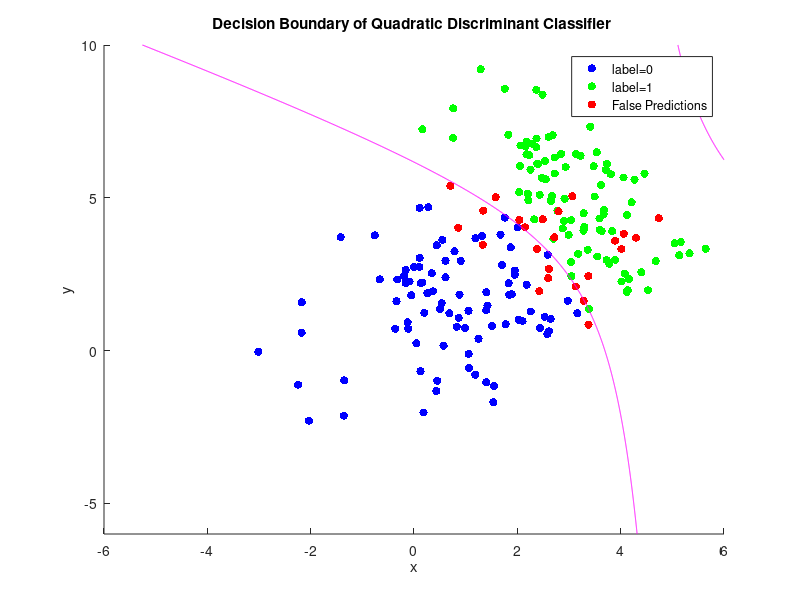
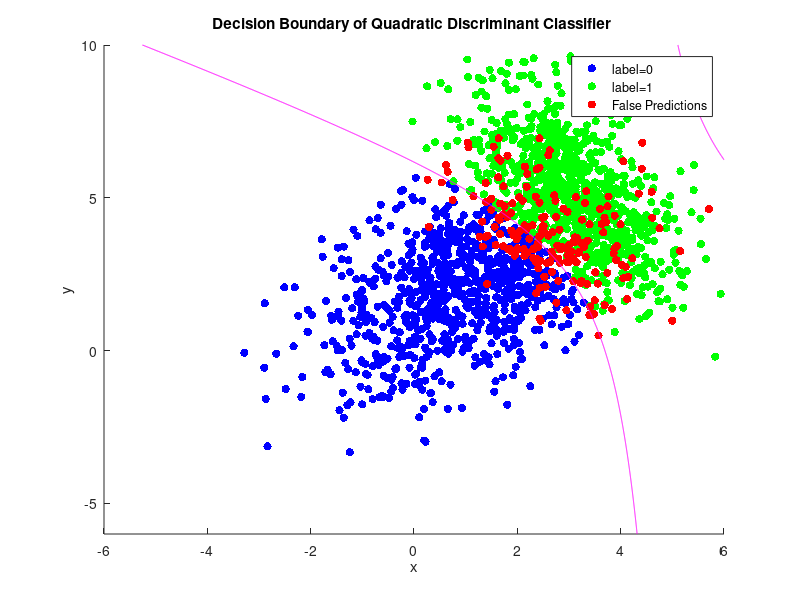

MATLAB code to generate these figures, in order:
% BLG527E, HW2, Q3, Quadratic Discriminant Analysis for normal data
% Akif Aydogmus, ID: 702121013
% run on Ubuntu 14.04.5 LTS, GNU Octave, version 3.8.1


function ret = hw2q3qda()

display('')
display('#####  Quadratic Discriminant Analysis  #####')
display('#####  Hw2-Q3 #####')


X_L0_data = importdata ("normalC0.txt");  % read input data
X_L1_data= importdata ("normalC1.txt");  % read input data

size(X_L0_data)
size(X_L1_data)

falsePrediction_Sum = 0 ; 
falsePrediction_Sum2 = 0 ; 


% >> Dividing data according to the their labels
% Label=0 variables : X_L0(feature values), mu_L0(mean), sigma_L0(covariance matrix)
% Label=1 variables : X_L1(feature values), mu_L1(mean), sigma_L1(covariance matrix)

% --------------------------------
for  i = 1:10
% >> Seperating to folds
  Xv_L0 = X_L0_data( (i-1)*100+1:i*100, :);
  Xt_L0 = X_L0_data;
  Xt_L0( (i-1)*100+1:i*100, :) = [];

  Xv_L1 = X_L1_data( (i-1)*100+1:i*100, :);
  Xt_L1 = X_L1_data;
  Xt_L1( (i-1)*100+1:i*100, :) = [];

  display( ' ========= ') 
  display( ' round: ' ) 
  i

% >> Training data is used for training and validation
  display( ' -- Training data results: ') ;
  false_prediction = qda_main(Xt_L0, Xt_L1, Xt_L0, Xt_L1, 0 );
  falsePrediction_Sum = falsePrediction_Sum + false_prediction ; 


% >> Training data is used for training and validation data is used for validation
   display( ' -- Validation data results: ') ;
  false_prediction2 = qda_main(Xt_L0, Xt_L1, Xv_L0, Xv_L1, 0 );
  falsePrediction_Sum2 = falsePrediction_Sum2 + false_prediction2 ; 

end % end of for
% --------------------------------


display('================== RESULTS =====================');
% Sum of the false predictions and calcuate all error rate for Traning Data
disp(['>> TRANING Data Classification Results:  ' ]);
disp(['False Predictions : ' num2str(falsePrediction_Sum)]);
Error_rate = (falsePrediction_Sum)*100 / ( 20*size(Xt_L0, 1) ) ; 
disp(['Classification Error : %' num2str(Error_rate)]);

display('------------------------------------------------');

% Sum of the false predictions and calcuate all error rate for Validation Data
disp(['>> VALIDATION Data Classification Results:  ' ]);
disp(['Total False Predictions: ' num2str(falsePrediction_Sum2)]);
Error_rate = (falsePrediction_Sum2)*100 / ( 20*size(Xv_L0, 1) ) ; 
disp(['Classification Error : %' num2str(Error_rate)]);
display('================================================');

% -----------------------------------------
% Sample Plotting of Decision Boundary
i = 1; 
 Xv_L0 = X_L0_data( (i-1)*100+1:i*100, :);
 Xt_L0 = X_L0_data;
 Xt_L0( (i-1)*100+1:i*100, :) = [];

 Xv_L1 = X_L1_data( (i-1)*100+1:i*100, :);
 Xt_L1 = X_L1_data;
 Xt_L1( (i-1)*100+1:i*100, :) = [];

display('=== Results for plotting of Validation data decision boundary:');
 qda_main(Xt_L0, Xt_L1, Xv_L0, Xv_L1, 1 );  % plot with validation data 
display('=== Results for plotting of Training data decision boundary:');
 qda_main(Xt_L0, Xt_L1, Xt_L0, Xt_L1, 1 ); % plot with training data 
% -----------------------------------------


end % end of hw2qda



%#######################################################################################
% Definitions: Xt_L0: Train data of Label 0,  Xt_L1: Train data of Label 1
%              Xv_L0: Validation data of Label 0,  Xv_L1: Validation data of Label 1
% If plotting of decision boundary is desired, last argument of lda_main function should be 1

function false_pred = qda_main(Xt_L0, Xt_L1, Xv_L0, Xv_L1, plotSelection )

  falsePrediction_L1_Sum = 0;
  falsePrediction_L0_Sum = 0;
  Xv_data = [ Xv_L0 , Xv_L1 ];

  mu_L0=mean(Xt_L0);
  mu_L1=mean(Xt_L1);
  p_Y = 0.5 ; % label counts are equal

% >> Computing Covariance Matrices
  sigma_L0=(Xt_L0-ones(size(Xt_L0,1),1)*mu_L0)'*(Xt_L0-ones(size(Xt_L0,1),1)*mu_L0)/size(Xt_L0,1);
  sigma_L1=(Xt_L1-ones(size(Xt_L1,1),1)*mu_L1)'*(Xt_L1-ones(size(Xt_L1,1),1)*mu_L1)/size(Xt_L1,1);

% >> Finding of the A, b, w parameters 
  A=( inv(sigma_L0)-inv(sigma_L1) ) / 2;
  b=(mu_L0*inv(sigma_L0)*mu_L0' - mu_L1*inv(sigma_L1)*mu_L1')/2 +log(sqrt(det(sigma_L0)/det(sigma_L1))) + log(p_Y/(1-p_Y)) ;
  w=( inv(sigma_L1)*mu_L1' - inv(sigma_L0 )*mu_L0');

% >> Classification Errors
  prediction_label = 1./(1+exp(-qda_func(A,Xv_data(:,1),Xv_data(:,2)) - w(1)*Xv_data(:,1)-w(2)*Xv_data(:,2)-b));

  prediction_L0 = 1./(1+exp(- qda_func(A,Xv_L0(:,1),Xv_L0(:,2)) - w(1)*Xv_L0(:,1)-w(2)*Xv_L0(:,2)-b));
  prediction_L1 = 1./(1+exp(- qda_func(A,Xv_L1(:,1),Xv_L1(:,2)) - w(1)*Xv_L1(:,1)-w(2)*Xv_L1(:,2)-b));

  falsePrediction_L1 =  sum(prediction_L1 <  p_Y );
  falsePrediction_L0 =  sum(prediction_L0 >= p_Y );
  false_pred = falsePrediction_L0 + falsePrediction_L1 ;

disp(['False Prediction of Label-0 : ' num2str(falsePrediction_L0) ' (over ' num2str(size(Xv_L0,1)) ' Label-0 data)'  ]);
disp(['False Prediction of Label-1 : ' num2str(falsePrediction_L1) ' (over ' num2str(size(Xv_L1,1)) ' Label-1 data)' ]);

  % --- Plotting datas and decision boundary, plotting depends on selection ---
  if(plotSelection == 1)
	% Firstly creating data for contour, then calculate values via quadratic discriminant

	x_sample = [-6:.01:6];
	y_sample= [-6:.01:10];
	[x_mg ,y_mg] = meshgrid(x_sample, y_sample);

	q_qda = qda_func(A, x_mg, y_mg);
	quad_disc_val = 1./(1+exp(-q_qda-w(1)*x_mg-w(2)*y_mg-b));

	figure;
	%plot(Xv_L0(:,1), Xv_L0(:,2), 'b.', Xv_L1(:,1), Xv_L1(:,2), 'g.'); hold on,
	scatter(Xv_L0(:,1), Xv_L0(:,2), 'b','filled'); hold on,
	scatter(Xv_L1(:,1), Xv_L1(:,2), 'g','filled'); hold on,

	scatter(Xv_L1(prediction_L1 < p_Y, 1),Xv_L1(prediction_L1 < p_Y, 2),'r','filled'); hold on,
	scatter(Xv_L0(prediction_L0 >= p_Y, 1),Xv_L0(prediction_L0 >= p_Y, 2),'r','filled'); hold on,
	title( 'Decision Boundary of Quadratic Discriminant Classifier ' );legend('label=0', 'label=1','False Predictions');
	xlabel('x');
	ylabel('y');
	[Cntr,con_h] = contour(x_mg, y_mg, quad_disc_val, [p_Y, p_Y], 'm');
	
   end % End of Plot Selection

end % End of qda_main


%#######################################################################################

function retval = qda_func(A,X1,X2)

retval = A(1,1)*X1.^2+A(2,2)*X2.^2 + 2*A(1,2)*X1.*X2;

end





